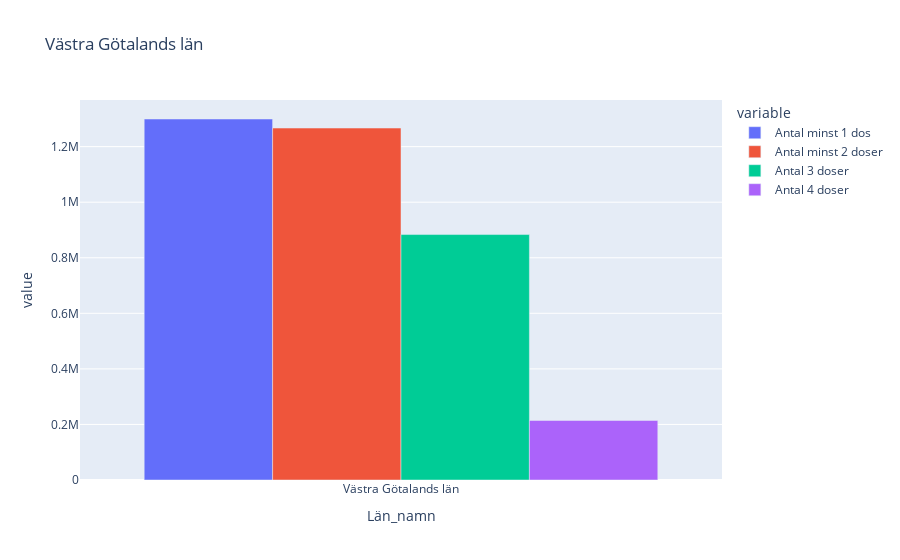

Write notebook code for a chart like this one.
### Code cell
vastra_gotlands = df_vaccin_lan.loc[df_vaccin_lan["Län_namn"] == "Västra Götalands län"]

fig = px.bar(vastra_gotlands, x="Län_namn", y=["Antal minst 1 dos", "Antal minst 2 doser", "Antal 3 doser", "Antal 4 doser"],
                title="Västra Götalands län", barmode='group')
fig.show()
fig.write_image(VACCIN_PLOT_PATH + "vaccin_lan_vg.png")

### Figure 1 — Plotly figure (JSON) as saved in the notebook; plotly's stock layout.template omitted (floating-point values rounded to 4 significant figures)
{"data": [{"alignmentgroup": "True", "hovertemplate": "variable=Antal minst 1 dos<br>Län_namn=%{x}<br>value=%{y}<extra></extra>", "legendgroup": "Antal minst 1 dos", "marker": {"color": "#636efa", "pattern": {"shape": ""}}, "name": "Antal minst 1 dos", "offsetgroup": "Antal minst 1 dos", "orientation": "v", "showlegend": true, "textposition": "auto", "type": "bar", "x": ["Västra Götalands län"], "xaxis": "x", "y": [1299444], "yaxis": "y"}, {"alignmentgroup": "True", "hovertemplate": "variable=Antal minst 2 doser<br>Län_namn=%{x}<br>value=%{y}<extra></extra>", "legendgroup": "Antal minst 2 doser", "marker": {"color": "#EF553B", "pattern": {"shape": ""}}, "name": "Antal minst 2 doser", "offsetgroup": "Antal minst 2 doser", "orientation": "v", "showlegend": true, "textposition": "auto", "type": "bar", "x": ["Västra Götalands län"], "xaxis": "x", "y": [1266850], "yaxis": "y"}, {"alignmentgroup": "True", "hovertemplate": "variable=Antal 3 doser<br>Län_namn=%{x}<br>value=%{y}<extra></extra>", "legendgroup": "Antal 3 doser", "marker": {"color": "#00cc96", "pattern": {"shape": ""}}, "name": "Antal 3 doser", "offsetgroup": "Antal 3 doser", "orientation": "v", "showlegend": true, "textposition": "auto", "type": "bar", "x": ["Västra Götalands län"], "xaxis": "x", "y": [883528], "yaxis": "y"}, {"alignmentgroup": "True", "hovertemplate": "variable=Antal 4 doser<br>Län_namn=%{x}<br>value=%{y}<extra></extra>", "legendgroup": "Antal 4 doser", "marker": {"color": "#ab63fa", "pattern": {"shape": ""}}, "name": "Antal 4 doser", "offsetgroup": "Antal 4 doser", "orientation": "v", "showlegend": true, "textposition": "auto", "type": "bar", "x": ["Västra Götalands län"], "xaxis": "x", "y": [214334], "yaxis": "y"}], "layout": {"barmode": "group", "legend": {"title": {"text": "variable"}, "tracegroupgap": 0}, "title": {"text": "Västra Götalands län"}, "xaxis": {"anchor": "y", "domain": [0, 1], "title": {"text": "Län_namn"}}, "yaxis": {"anchor": "x", "domain": [0, 1], "title": {"text": "value"}}}}
